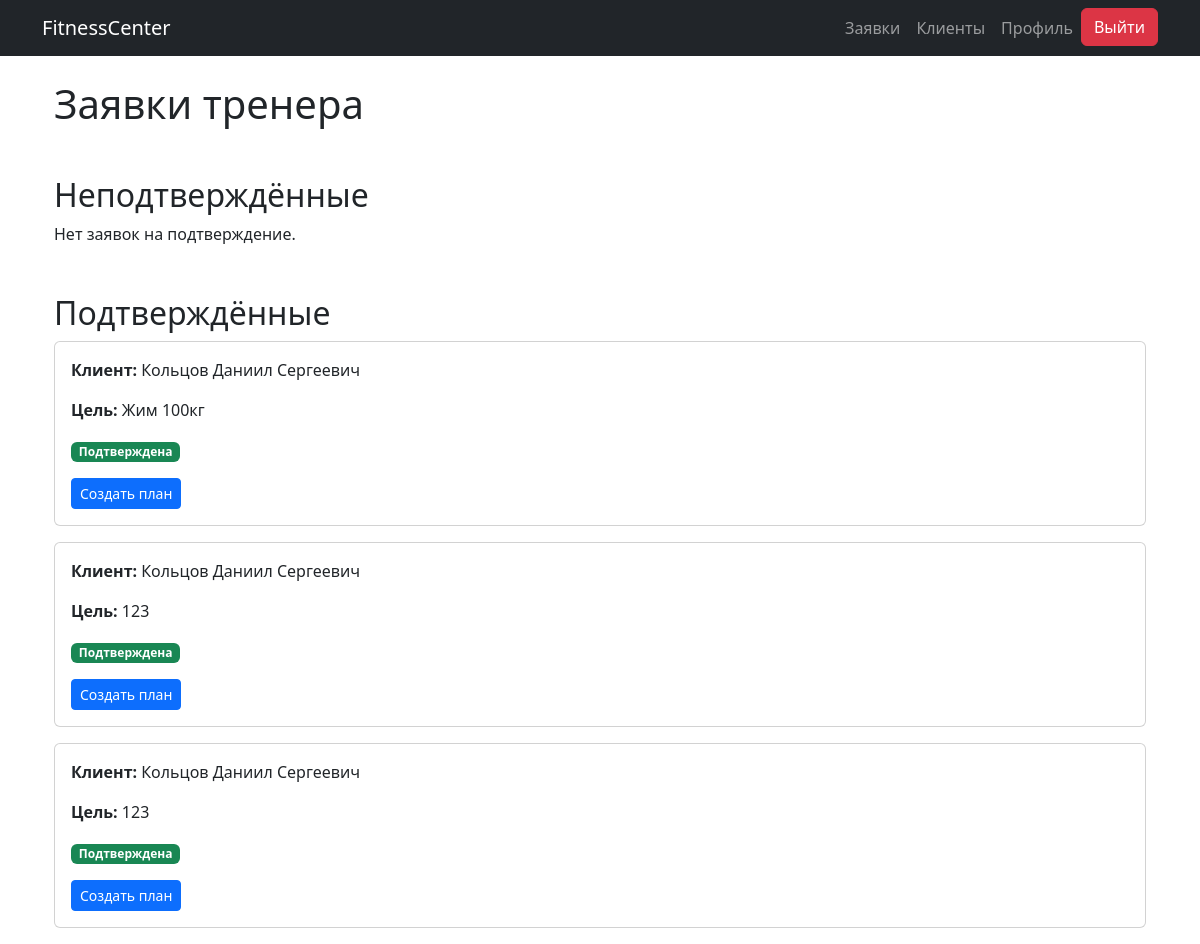
The page /trainer/requests/ (signed in) on the database as committed earlier.
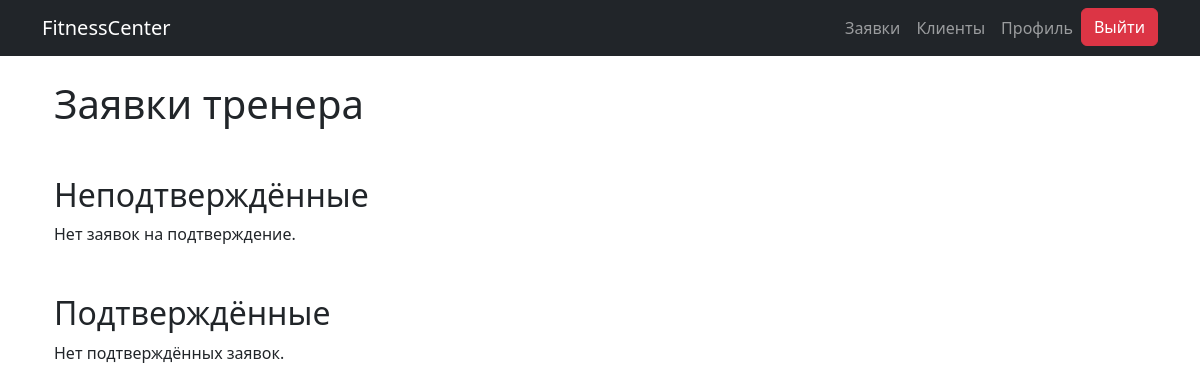
The same page on the database as committed later.
### core/models.py (models this page shows, shortened)
class ClientRequest(models.Model):
    STATUS_CHOICES = [
        ('pending', 'Ожидает'),
        ('accepted', 'Принята'),
        ('rejected', 'Отклонена'),
    ]
    client = models.ForeignKey(
        User,
        on_delete=models.CASCADE,
        limit_choices_to={'role': 'client'}
    )
    trainer = models.ForeignKey(
        User,
        on_delete=models.CASCADE,
        related_name='requests',
        limit_choices_to={'role': 'trainer'}
    )
    goal = models.TextField()
    status = models.CharField(max_length=10, choices=STATUS_CHOICES, default='pending')
    reason = models.TextField(blank=True)
    created_at = models.DateTimeField(auto_now_add=True)

### accounts/models.py (models this page shows, shortened)
class User(AbstractBaseUser):
    ROLE_CHOICES = [
        ('client', 'Клиент'),
        ('trainer', 'Тренер'),
        ('admin', 'Администратор'),
    ]
    phone = models.CharField('Телефон', max_length=15, unique=True)
    full_name = models.CharField('ФИО', max_length=255, blank=True)
    birth_date = models.DateField('Дата рождения', null=True, blank=True)
    gender = models.CharField('Пол', max_length=1, choices=[('M', 'Мужской'), ('F', 'Женский')], blank=True)
    role = models.CharField('Роль', max_length=10, choices=ROLE_CHOICES, default='client')
    is_active = models.BooleanField('Активен', default=True)
    is_staff = models.BooleanField('Staff status', default=False)
    experience_years = models.PositiveIntegerField('Годы опыта', null=True, blank=True)
    achievements = models.TextField('Достижения', blank=True)
    goal = models.CharField('Цель тренировок', max_length=255, blank=True)
    photo = models.ImageField('Фото профиля', upload_to='profiles/', null=True, blank=True)
    USERNAME_FIELD = 'phone'
    REQUIRED_FIELDS = []
    objects = CustomUserManager()

### core/views.py (the view)
# urls.py: path('trainer/requests/', views.trainer_requests, name='trainer_requests'),
@login_required
def trainer_requests(request):
    pending_requests = ClientRequest.objects.filter(
        trainer=request.user,
        status='pending'
    )
    accepted_requests = ClientRequest.objects.filter(
        trainer=request.user,
        status='accepted'
    )
    return render(request, 'core/trainer_requests.html', {
        'pending_requests': pending_requests,
        'accepted_requests': accepted_requests,
    })

### core/templates/core/trainer_requests.html (shortened to what this page needs)
{% extends 'accounts/base.html' %}
{% block content %}
  <div class="container">
    <h1 class="mb-4">Заявки тренера</h1>
    <h2 class="mt-5">Неподтверждённые</h2>
    {% if pending_requests %}
      {% for req in pending_requests %}
        <div class="card mb-3">
          <div class="card-body">
            <p><strong>Клиент:</strong>
              {{ req.client.full_name|default:req.client.phone }}
            </p>
            <p><strong>Цель:</strong> {{ req.goal }}</p>
            <form method="post" action="{% url 'core:process_request' req.pk %}">
              {% csrf_token %}
              <button name="action" value="accept" class="btn btn-success btn-sm">Принять</button>
              <button name="action" value="reject" class="btn btn-danger btn-sm">Отклонить</button>
            </form>
          </div>
        </div>
      {% endfor %}
    {% else %}
      <p>Нет заявок на подтверждение.</p>
    {% endif %}
    <h2 class="mt-5">Подтверждённые</h2>
    {% if accepted_requests %}
      {% for req in accepted_requests %}
        <div class="card mb-3">
          <div class="card-body">
            <p><strong>Клиент:</strong>
              {{ req.client.full_name|default:req.client.phone }}
            </p>
            <p><strong>Цель:</strong> {{ req.goal }}</p>
            <p><span class="badge bg-success">Подтверждена</span></p>
            <a href="{% url 'core:create_training_plan' req.pk %}" class="btn btn-primary btn-sm">Создать план</a>
          </div>
        </div>
      {% endfor %}
    {% else %}
      <p>Нет подтверждённых заявок.</p>
    {% endif %}
  </div>
{% endblock %}

Rows that differ between the two databases and show on the page:
removed ClientRequest: client.full_name "Кольцов Даниил Сергеевич", goal "Жим 100кг"
removed ClientRequest: client.full_name "Кольцов Даниил Сергеевич", goal "123"
removed ClientRequest: client.full_name "Кольцов Даниил Сергеевич", goal "123"
Other text that changed with them:
text now shown: "Нет подтверждённых заявок."
